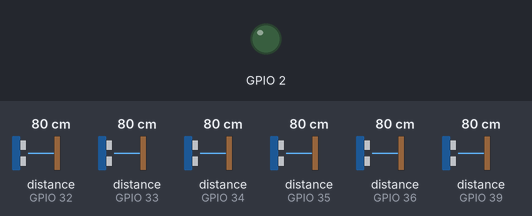
Recording of a sketch running on a simulated ESP32. On the bench: output pins drawn as LEDs (lit = HIGH). Wiring (from diagram.json): 6 × ultrasonic range finder: trigger GPIO 13, echo GPIO 32 / trigger GPIO 14, echo GPIO 33 / trigger GPIO 18, echo GPIO 34 / trigger GPIO 19, echo GPIO 35 / trigger GPIO 21, echo GPIO 36 / trigger GPIO 22, echo GPIO 39. The inputs (shaded band) are chosen by the test bench; at power-on: distance to the obstacle (sensors on GPIO 32, GPIO 33, GPIO 34, GPIO 35, GPIO 36, GPIO 39) 80 cm. The echo pulse lasts 58.3 µs per cm; pins used as bus, display or sensor lines are not drawn; what the sketch prints to the serial monitor is not drawn.

Above: at 0.22 s.
At 1.2 s:
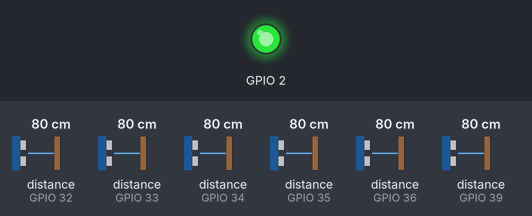
1.3 s: distance to the obstacle (sensor on GPIO 32) set to 114 cm
2.8 s: distance to the obstacle (sensor on GPIO 32) set to 123 cm
Timing chart, 0 to 5.8 s (numbered marks = the images above; inputs shaded):
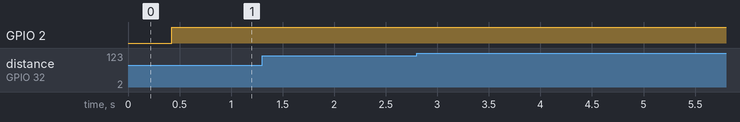

The sketch:

sketch.ino
```cpp
// Six short-wire HC-SR04 channels. Installed addressed ceiling bus / RF remain reference-only.
#include <Arduino.h>
const int trigPins[6]={13,14,18,19,21,22},echoPins[6]={32,33,34,35,36,39};
bool forcedOff[6]={};unsigned channel=0,sequence=0;bool healthy[6]={};char command[64];int used=0;unsigned long nextRead=0;
void event(const char*result,const char*check,unsigned addr,const char*detail){Serial.printf("{\"role\":\"BAY_BENCH\",\"result\":\"%s\",\"check\":\"%s\",\"address\":%u,\"seq\":%u,\"detail\":\"%s\"}\n",result,check,addr,sequence,detail);}
void setup(){Serial.begin(115200);pinMode(2,OUTPUT);for(unsigned i=0;i<6;i++){pinMode(trigPins[i],OUTPUT);digitalWrite(trigPins[i],LOW);pinMode(echoPins[i],INPUT);}event("PASS","BOOT",0,"ESP32 six-sensor bench started");event("NOT_MEASURED","PHYSICAL_NETWORK",0,"No RF / RS485 / supply-voltage / bollard-position measurement");}
void loop(){
 while(Serial.available()){
  char b=Serial.read();if(b=='\n'){command[used]=0;char op[24];unsigned addr;
   if(sscanf(command,"%23s %u",op,&addr)==2&&addr>=1&&addr<=6&&(!strcmp(op,"SENSOR_OFF")||!strcmp(op,"SENSOR_ON"))){forcedOff[addr-1]=!strcmp(op,"SENSOR_OFF");event("INFO","FAULT_FIXTURE",addr,forcedOff[addr-1]?"Explicit software fixture enabled":"Explicit software fixture cleared");}
   else event("FAIL","INVALID_COMMAND",0,"Use SENSOR_OFF 1..6 or SENSOR_ON 1..6");used=0;
  }else if(b!='\r'){if(used<63)command[used++]=b;else{used=0;event("FAIL","COMMAND_OVERFLOW",0,"Oversized command discarded");}}
 }
 if((long)(millis()-nextRead)>=0){
  ++sequence;unsigned i=channel;digitalWrite(trigPins[i],LOW);delayMicroseconds(2);digitalWrite(trigPins[i],HIGH);delayMicroseconds(10);digitalWrite(trigPins[i],LOW);
  unsigned long duration=pulseIn(echoPins[i],HIGH,30000);float cm=duration/58.0;healthy[i]=!forcedOff[i]&&duration>0&&cm>=2&&cm<=450;
  if(healthy[i])Serial.printf("{\"role\":\"BAY_BENCH\",\"result\":\"PASS\",\"check\":\"SENSOR_SAMPLE\",\"address\":%u,\"seq\":%u,\"cm\":%.1f,\"occupancy\":\"%s\"}\n",i+1,sequence,cm,cm<120?"PRESENT":"CLEAR");
  else event("FAIL","SENSOR_SAMPLE",i+1,forcedOff[i]?"Explicit software sensor-off fixture; occupancy UNKNOWN":"Missing/out-of-range echo; occupancy UNKNOWN; cause unconfirmed");
  bool all=true;for(bool h:healthy)all&=h;digitalWrite(2,all?HIGH:LOW);channel=(channel+1)%6;nextRead=millis()+70;
 }
 delay(1);
}
```

Measured:
- after the input at 1.3 s, every drawn part: stays the same
- after the input at 2.8 s, every drawn part: stays the same
